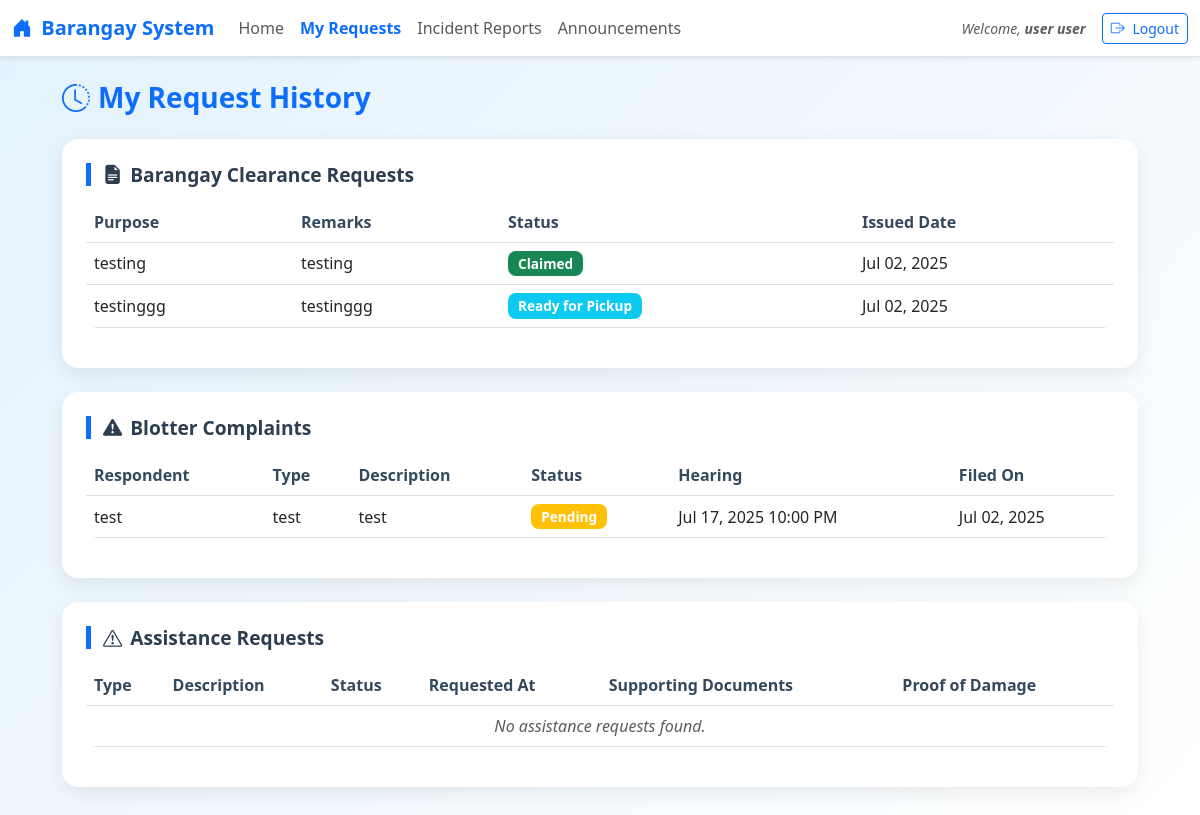
The page /resident_requests.php (signed in) on the database as committed earlier.
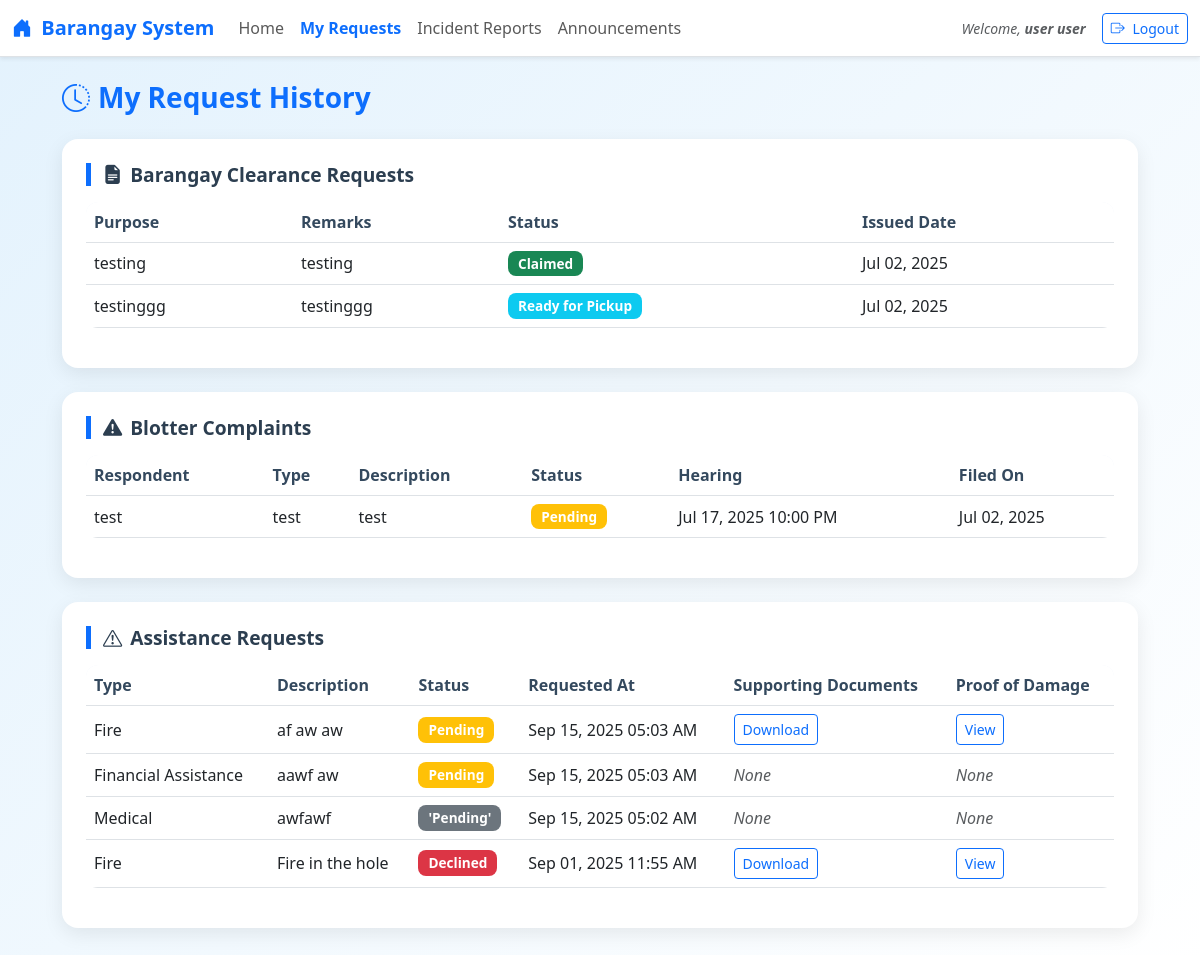
The same page on the database as committed later.
### tables this page shows
CREATE TABLE `clearances` (
  `id` int(11) NOT NULL,
  `resident_id` int(11) DEFAULT NULL,
  `purpose` varchar(255) NOT NULL,
  `issued_date` date DEFAULT curdate(),
  `official_in_charge` varchar(100) DEFAULT NULL,
  `remarks` text DEFAULT NULL,
  `status` enum('Pending','Ready for Pickup','Claimed') DEFAULT 'Pending'
);

CREATE TABLE `blotters` (
  `id` int(11) NOT NULL,
  `complainant` varchar(100) NOT NULL,
  `respondent` varchar(100) DEFAULT NULL,
  `incident_type` varchar(100) DEFAULT NULL,
  `incident_location` text DEFAULT NULL,
  `incident_datetime` datetime DEFAULT NULL,
  `description` text DEFAULT NULL,
  `status` enum('Pending','Settled','Dismissed') DEFAULT 'Pending',
  `schedule_datetime` datetime DEFAULT NULL,
  `created_at` timestamp NOT NULL DEFAULT current_timestamp()
);

CREATE TABLE `assistance_requests` (
  `id` int(11) NOT NULL,
  `fullname` text NOT NULL,
  `address` text NOT NULL,
  `contact` text NOT NULL,
  `email` text NOT NULL,
  `birth_date` date NOT NULL,
  `gender` text NOT NULL,
  `civil_status` text NOT NULL,
  `occupation` text NOT NULL,
  `number_of_dependents` int(11) NOT NULL,
  `emergency_type` text NOT NULL,
  `emergency_description` longtext NOT NULL,
  `requested_at` timestamp NOT NULL DEFAULT current_timestamp() ON UPDATE current_timestamp(),
  `supporting_documents` blob DEFAULT NULL,
  `proof_of_damage` blob DEFAULT NULL,
  `status` text NOT NULL DEFAULT 'Pending',
  `user_id` int(11) NOT NULL
);

### resident_requests.php (the view, shortened to what the changed rows need)
<?php
include 'config.php';
$resident_id = $_SESSION['resident_id'];
$user_id = $_SESSION['user_id'];
$full_name = $_SESSION['name'];
$clearances = $conn->query("SELECT * FROM clearances WHERE resident_id = $resident_id ORDER BY issued_date DESC");
$blotters = $conn->query("SELECT * FROM blotters WHERE complainant = '$full_name' ORDER BY created_at DESC");
$assistance_requests = $conn->query("SELECT * FROM assistance_requests WHERE user_id = '$user_id' ORDER BY requested_at DESC");
?>
<!DOCTYPE html>
<html lang="en">
<head>
    <link rel="stylesheet" href="https://cdn.jsdelivr.net/npm/bootstrap@5.3.0/dist/css/bootstrap.min.css">
    <link rel="stylesheet" href="https://cdn.jsdelivr.net/npm/bootstrap-icons@1.10.5/font/bootstrap-icons.css">
</head>
<body>
<?php include 'navbar.php'; ?>
<div class="container py-4">
    <div class="card p-4 mb-4">
        <div class="table-responsive">
            <table class="table table-hover align-middle">
                <thead>
                    <tr>
                        <th>Purpose</th>
                        <th>Remarks</th>
                        <th>Status</th>
                        <th>Issued Date</th>
                    </tr>
                </thead>
                <tbody>
                    <?php if ($clearances->num_rows > 0): ?>
                        <?php while ($c = $clearances->fetch_assoc()): ?>
                        <tr>
                            <td><?= htmlspecialchars($c['purpose']) ?></td>
                            <td><?= htmlspecialchars($c['remarks']) ?></td>
                            <td>
                                <span class="badge bg-<?=
                                    $c['status'] === 'Pending' ? 'warning' :
                                    ($c['status'] === 'Ready for Pickup' ? 'info' : 'success') ?>">
                                    <?= $c['status'] ?>
                                </span>
                            </td>
                            <td><?= date('M d, Y', strtotime($c['issued_date'])) ?></td>
                        </tr>
                        <?php endwhile ?>
                    <?php else: ?>
                        <tr><td colspan="4" class="text-center text-muted">No clearance requests found.</td></tr>
                    <?php endif ?>
                </tbody>
            </table>
        </div>
    </div>
    <div class="card p-4 mb-4">
        <div class="table-responsive">
            <table class="table table-hover align-middle">
                <thead>
                    <tr>
                        <th>Respondent</th>
                        <th>Type</th>
                        <th>Description</th>
                        <th>Status</th>
                        <th>Hearing</th>
                        <th>Filed On</th>
                    </tr>
                </thead>
                <tbody>
                    <?php if ($blotters->num_rows > 0): ?>
                        <?php while ($b = $blotters->fetch_assoc()): ?>
                        <tr>
                            <td><?= htmlspecialchars($b['respondent']) ?></td>
                            <td><?= htmlspecialchars($b['incident_type']) ?></td>
                            <td><?= htmlspecialchars($b['description']) ?></td>
                            <td>
                                <span class="badge bg-<?=
                                    $b['status'] === 'Pending' ? 'warning' :
                                    ($b['status'] === 'Settled' ? 'success' :
                                    ($b['status'] === 'Dismissed' ? 'danger' : 'secondary')) ?>">
                                    <?= $b['status'] ?>
                                </span>
                            </td>
                            <td>
                                <?= !empty($b['schedule_datetime'])
                                    ? date('M d, Y h:i A', strtotime($b['schedule_datetime']))
                                    : '<span class="text-muted">Not Scheduled</span>' ?>
                            </td>
                            <td><?= date('M d, Y', strtotime($b['created_at'])) ?></td>
                        </tr>
                        <?php endwhile ?>
                    <?php else: ?>
                        <tr><td colspan="6" class="text-center text-muted">No blotter complaints filed.</td></tr>
                    <?php endif ?>
                </tbody>
            </table>
        </div>
    </div>
    <div class="card p-4 mb-4">
        <div class="table-responsive">
            <table class="table table-hover align-middle">
                <thead>
                    <tr>
                        <th>Type</th>
                        <th>Description</th>
                        <th>Status</th>
                        <th>Requested At</th>
                        <th>Supporting Documents</th>
                        <th>Proof of Damage</th>
                    </tr>
                </thead>
                <tbody>
                    <?php if ($assistance_requests->num_rows > 0): ?>
                        <?php while ($a = $assistance_requests->fetch_assoc()): ?>
                        <tr>
                            <td><?= htmlspecialchars($a['emergency_type']) ?></td>
                            <td><?= htmlspecialchars($a['emergency_description']) ?></td>
                            <td>
                                <span class="badge bg-<?php
                                    if (($a['status'] ?? 'Pending') === 'Pending') echo 'warning';
                                    else if (($a['status'] ?? '') === 'Approved') echo 'success';
                                    else if (($a['status'] ?? '') === 'Declined') echo 'danger';
                                    else echo 'secondary';
                                ?>">
                                    <?= htmlspecialchars($a['status'] ?? 'Pending') ?>
                                </span>
                            </td>
                            <td><?= date('M d, Y h:i A', strtotime($a['requested_at'])) ?></td>
                            <td>
                                <?php if (!empty($a['supporting_documents'])): ?>
                                    <a href="download.php?type=document&id=<?= $a['id'] ?>" class="btn btn-sm btn-outline-primary">Download</a>
                                <?php else: ?>
                                    <span class="text-muted">None</span>
                                <?php endif; ?>
                            </td>
                            <td>
                                <?php if (!empty($a['proof_of_damage'])): ?>
                                    <a href="download.php?type=image&id=<?= $a['id'] ?>" class="btn btn-sm btn-outline-primary">View</a>
                                <?php else: ?>
                                    <span class="text-muted">None</span>
                                <?php endif; ?>
                            </td>
                        </tr>
                        <?php endwhile ?>
                    <?php else: ?>
                        <tr><td colspan="6" class="text-center text-muted">No assistance requests found.</td></tr>
                    <?php endif ?>
                </tbody>
            </table>
        </div>
    </div>
</div>
</body>
</html>

Rows that differ between the two databases and show on the page:
added assistance_requests: emergency_type "Fire", emergency_description "af aw aw", status "Pending", requested_at "Sep 15, 2025 05:03 AM"
added assistance_requests: emergency_type "Financial Assistance", emergency_description "aawf aw", status "Pending", requested_at "Sep 15, 2025 05:03 AM", shows "None"
added assistance_requests: emergency_type "Medical", emergency_description "awfawf", status "'Pending'", requested_at "Sep 15, 2025 05:02 AM", shows "None"
added assistance_requests: emergency_type "Fire", emergency_description "Fire in the hole", status "Declined", requested_at "Sep 01, 2025 11:55 AM"
Other text that changed with them:
text no longer shown: "No assistance requests found."
